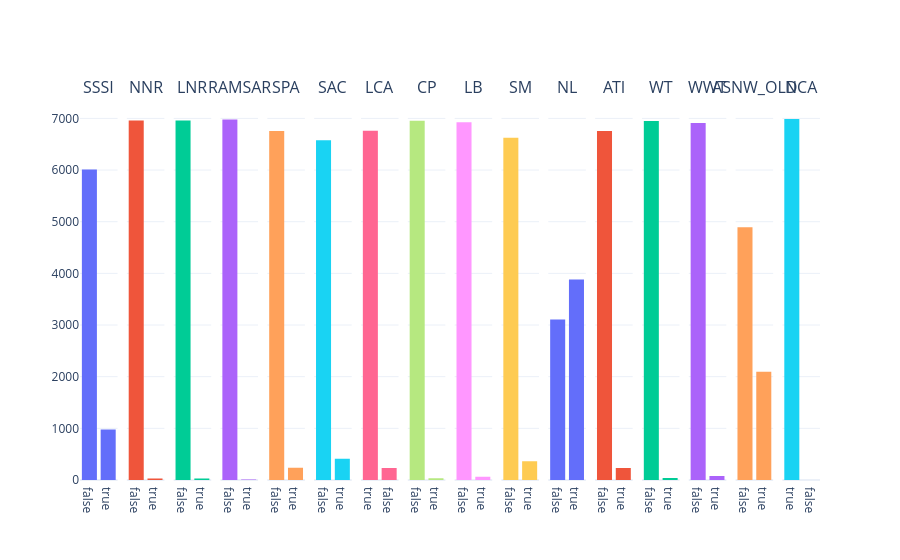

Notebook source saved alongside this figure:
### Code cell
fig = make_subplots(rows=1, cols=16,subplot_titles=['SSSI','NNR','LNR','RAMSAR','SPA','SAC','LCA','CP','LB','SM','NL',
'ATI','WT','WWT','ASNW_OLD', 'NCA'],shared_yaxes=True)
x=1

for file in file_list:
    fig.add_trace(go.Histogram(x = gdf_methodology[f"{file_list[file]['name']}_i"]),row = 1, col = x)
    # fig.update_yaxes(title_text=name, row=1, col=x)
    fig.update_layout(template = 'plotly_white',showlegend=False, bargap=0.2)
    x+=1

fig.show()

### Figure 1 — Plotly figure (JSON) as saved in the notebook; plotly's stock layout.template omitted (floating-point values rounded to 4 significant figures; data arrays with more than 128 entries replaced by an {"elided": "..."} marker saying what was removed)
{"data": [{"type": "histogram", "x": {"elided": "6990 bool values"}, "xaxis": "x", "yaxis": "y"}, {"type": "histogram", "x": {"elided": "6990 bool values"}, "xaxis": "x2", "yaxis": "y2"}, {"type": "histogram", "x": {"elided": "6990 bool values"}, "xaxis": "x3", "yaxis": "y3"}, {"type": "histogram", "x": {"elided": "6990 bool values"}, "xaxis": "x4", "yaxis": "y4"}, {"type": "histogram", "x": {"elided": "6990 bool values"}, "xaxis": "x5", "yaxis": "y5"}, {"type": "histogram", "x": {"elided": "6990 bool values"}, "xaxis": "x6", "yaxis": "y6"}, {"type": "histogram", "x": {"elided": "6990 bool values"}, "xaxis": "x7", "yaxis": "y7"}, {"type": "histogram", "x": {"elided": "6990 bool values"}, "xaxis": "x8", "yaxis": "y8"}, {"type": "histogram", "x": {"elided": "6990 bool values"}, "xaxis": "x9", "yaxis": "y9"}, {"type": "histogram", "x": {"elided": "6990 bool values"}, "xaxis": "x10", "yaxis": "y10"}, {"type": "histogram", "x": {"elided": "6990 bool values"}, "xaxis": "x11", "yaxis": "y11"}, {"type": "histogram", "x": {"elided": "6990 bool values"}, "xaxis": "x12", "yaxis": "y12"}, {"type": "histogram", "x": {"elided": "6990 bool values"}, "xaxis": "x13", "yaxis": "y13"}, {"type": "histogram", "x": {"elided": "6990 bool values"}, "xaxis": "x14", "yaxis": "y14"}, {"type": "histogram", "x": {"elided": "6990 bool values"}, "xaxis": "x15", "yaxis": "y15"}, {"type": "histogram", "x": {"elided": "6990 bool values"}, "xaxis": "x16", "yaxis": "y16"}], "layout": {"annotations": [{"font": {"size": 16}, "showarrow": false, "text": "SSSI", "x": 0.02539, "xanchor": "center", "xref": "paper", "y": 1, "yanchor": "bottom", "yref": "paper"}, {"font": {"size": 16}, "showarrow": false, "text": "NNR", "x": 0.08867, "xanchor": "center", "xref": "paper", "y": 1, "yanchor": "bottom", "yref": "paper"}, {"font": {"size": 16}, "showarrow": false, "text": "LNR", "x": 0.152, "xanchor": "center", "xref": "paper", "y": 1, "yanchor": "bottom", "yref": "paper"}, {"font": {"size": 16}, "showarrow": false, "text": "RAMSAR", "x": 0.2152, "xanchor": "center", "xref": "paper", "y": 1, "yanchor": "bottom", "yref": "paper"}, {"font": {"size": 16}, "showarrow": false, "text": "SPA", "x": 0.2785, "xanchor": "center", "xref": "paper", "y": 1, "yanchor": "bottom", "yref": "paper"}, {"font": {"size": 16}, "showarrow": false, "text": "SAC", "x": 0.3418, "xanchor": "center", "xref": "paper", "y": 1, "yanchor": "bottom", "yref": "paper"}, {"font": {"size": 16}, "showarrow": false, "text": "LCA", "x": 0.4051, "xanchor": "center", "xref": "paper", "y": 1, "yanchor": "bottom", "yref": "paper"}, {"font": {"size": 16}, "showarrow": false, "text": "CP", "x": 0.4684, "xanchor": "center", "xref": "paper", "y": 1, "yanchor": "bottom", "yref": "paper"}, {"font": {"size": 16}, "showarrow": false, "text": "LB", "x": 0.5316, "xanchor": "center", "xref": "paper", "y": 1, "yanchor": "bottom", "yref": "paper"}, {"font": {"size": 16}, "showarrow": false, "text": "SM", "x": 0.5949, "xanchor": "center", "xref": "paper", "y": 1, "yanchor": "bottom", "yref": "paper"}, {"font": {"size": 16}, "showarrow": false, "text": "NL", "x": 0.6582, "xanchor": "center", "xref": "paper", "y": 1, "yanchor": "bottom", "yref": "paper"}, {"font": {"size": 16}, "showarrow": false, "text": "ATI", "x": 0.7215, "xanchor": "center", "xref": "paper", "y": 1, "yanchor": "bottom", "yref": "paper"}, {"font": {"size": 16}, "showarrow": false, "text": "WT", "x": 0.7848, "xanchor": "center", "xref": "paper", "y": 1, "yanchor": "bottom", "yref": "paper"}, {"font": {"size": 16}, "showarrow": false, "text": "WWT", "x": 0.848, "xanchor": "center", "xref": "paper", "y": 1, "yanchor": "bottom", "yref": "paper"}, {"font": {"size": 16}, "showarrow": false, "text": "ASNW_OLD", "x": 0.9113, "xanchor": "center", "xref": "paper", "y": 1, "yanchor": "bottom", "yref": "paper"}, {"font": {"size": 16}, "showarrow": false, "text": "NCA", "x": 0.9746, "xanchor": "center", "xref": "paper", "y": 1, "yanchor": "bottom", "yref": "paper"}], "bargap": 0.2, "showlegend": false, "xaxis": {"anchor": "y", "domain": [0, 0.05078]}, "xaxis10": {"anchor": "y10", "domain": [0.5695, 0.6203]}, "xaxis11": {"anchor": "y11", "domain": [0.6328, 0.6836]}, "xaxis12": {"anchor": "y12", "domain": [0.6961, 0.7469]}, "xaxis13": {"anchor": "y13", "domain": [0.7594, 0.8102]}, "xaxis14": {"anchor": "y14", "domain": [0.8227, 0.8734]}, "xaxis15": {"anchor": "y15", "domain": [0.8859, 0.9367]}, "xaxis16": {"anchor": "y16", "domain": [0.9492, 1]}, "xaxis2": {"anchor": "y2", "domain": [0.06328, 0.1141]}, "xaxis3": {"anchor": "y3", "domain": [0.1266, 0.1773]}, "xaxis4": {"anchor": "y4", "domain": [0.1898, 0.2406]}, "xaxis5": {"anchor": "y5", "domain": [0.2531, 0.3039]}, "xaxis6": {"anchor": "y6", "domain": [0.3164, 0.3672]}, "xaxis7": {"anchor": "y7", "domain": [0.3797, 0.4305]}, "xaxis8": {"anchor": "y8", "domain": [0.443, 0.4938]}, "xaxis9": {"anchor": "y9", "domain": [0.5062, 0.557]}, "yaxis": {"anchor": "x", "domain": [0, 1]}, "yaxis10": {"anchor": "x10", "domain": [0, 1], "matches": "y", "showticklabels": false}, "yaxis11": {"anchor": "x11", "domain": [0, 1], "matches": "y", "showticklabels": false}, "yaxis12": {"anchor": "x12", "domain": [0, 1], "matches": "y", "showticklabels": false}, "yaxis13": {"anchor": "x13", "domain": [0, 1], "matches": "y", "showticklabels": false}, "yaxis14": {"anchor": "x14", "domain": [0, 1], "matches": "y", "showticklabels": false}, "yaxis15": {"anchor": "x15", "domain": [0, 1], "matches": "y", "showticklabels": false}, "yaxis16": {"anchor": "x16", "domain": [0, 1], "matches": "y", "showticklabels": false}, "yaxis2": {"anchor": "x2", "domain": [0, 1], "matches": "y", "showticklabels": false}, "yaxis3": {"anchor": "x3", "domain": [0, 1], "matches": "y", "showticklabels": false}, "yaxis4": {"anchor": "x4", "domain": [0, 1], "matches": "y", "showticklabels": false}, "yaxis5": {"anchor": "x5", "domain": [0, 1], "matches": "y", "showticklabels": false}, "yaxis6": {"anchor": "x6", "domain": [0, 1], "matches": "y", "showticklabels": false}, "yaxis7": {"anchor": "x7", "domain": [0, 1], "matches": "y", "showticklabels": false}, "yaxis8": {"anchor": "x8", "domain": [0, 1], "matches": "y", "showticklabels": false}, "yaxis9": {"anchor": "x9", "domain": [0, 1], "matches": "y", "showticklabels": false}}}
